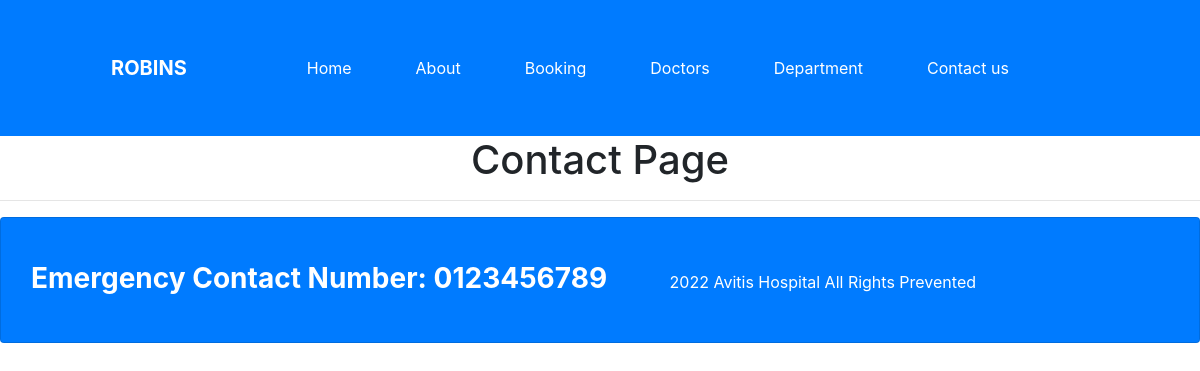
The app's page /contact/, older data.
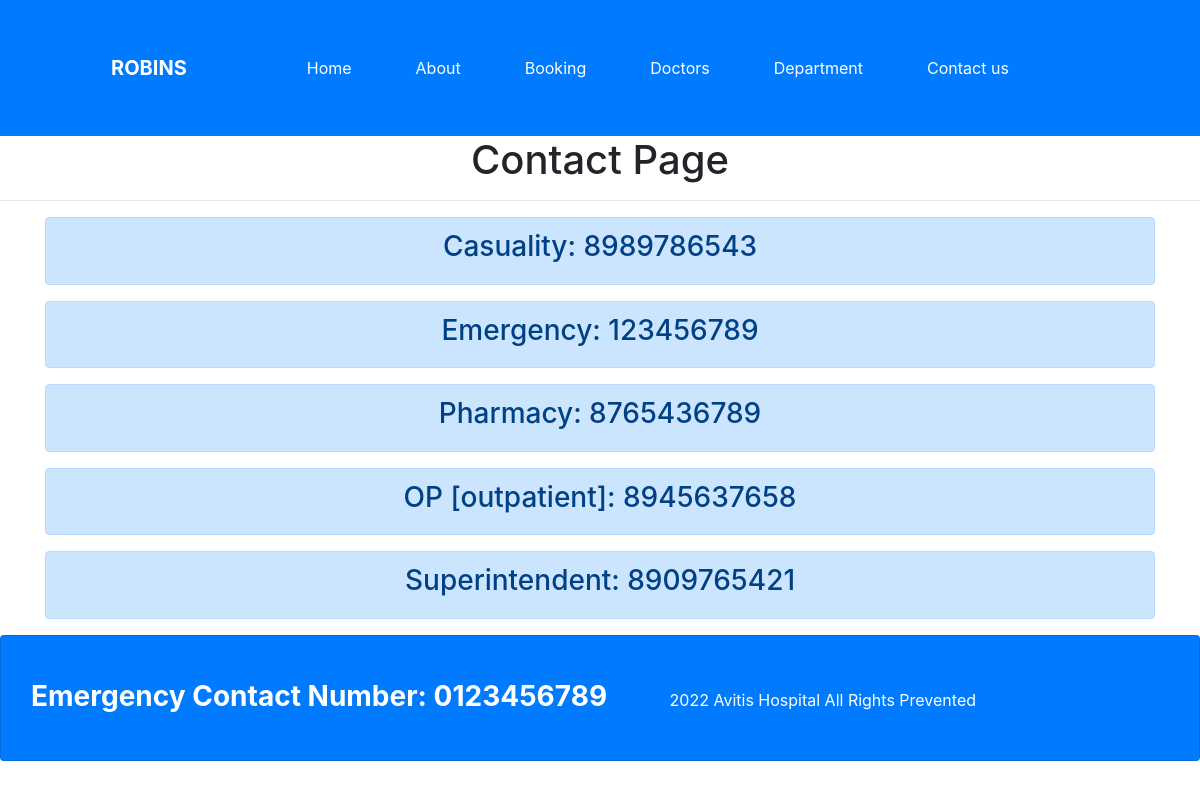
The same page, newer data.
### home/models.py (models this page shows)
class Contact(models.Model):
    hos_con_dept = models.CharField(max_length=150, null=True)
    hos_con_num = models.IntegerField(null=True)

### home/views.py (the view)
# urls.py: path("contact/", views.contact, name="contact"),
def contact(request):
    contact_hos = {
        'con_num': Contact.objects.all
    }
    return render(request, "contact.html", contact_hos)

### templates/contact.html (shortened to what this page needs)
{% extends 'base.html' %}
{% block content %}
<h1 class="text-center">Contact Page</h1>
<hr>
<div class="container text-center">
    {% for con in con_num %}
    <div class="alert alert-primary" role="alert">
        <h3>{{con.hos_con_dept}}: {{con.hos_con_num}}</h3>
      </div>
      {% endfor %}
</div>
{% endblock %}

Row changes from the older to the newer data that the page shows:
added Contact: hos_con_dept "Casuality", hos_con_num "8989786543"
added Contact: hos_con_dept "Emergency", hos_con_num "123456789"
added Contact: hos_con_dept "Pharmacy", hos_con_num "8765436789"
added Contact: hos_con_dept "OP [outpatient]", hos_con_num "8945637658"
added Contact: hos_con_dept "Superintendent", hos_con_num "8909765421"
